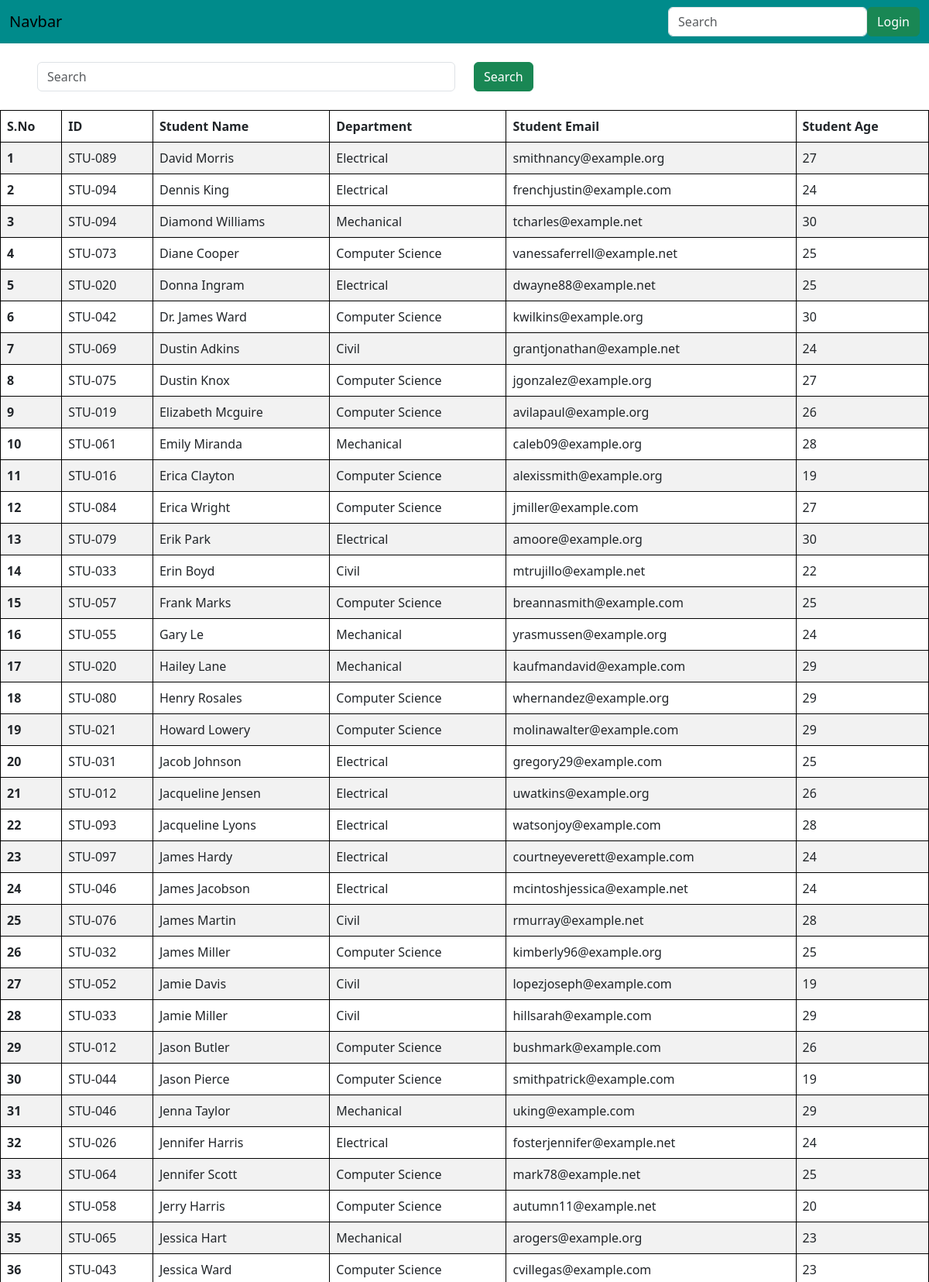
Screenshot of /students/?page=2 (upper part) with the database file from the repository.
### vege/models.py (models this page shows, shortened)
class Student(models.Model):
    department = models.ForeignKey(Department, related_name="depart" ,on_delete=models.CASCADE)
    student_id = models.OneToOneField(StudentID, related_name="studentid", on_delete=models.CASCADE)
    student_name = models.CharField(max_length=100)
    student_email = models.EmailField(unique=True)
    student_age = models.IntegerField(default=18)
    student_address = models.TextField()
    class Meta:
        ordering = ['student_name']
        verbose_name = "student"

class StudentID(models.Model):
    student_id = models.CharField(max_length=100)
    def __str__(self) -> str:
        return self.student_id

class Department(models.Model):
    department = models.CharField(max_length=100)
    def __str__(self) -> str:
        return self.department
    class Meta:
        ordering = ['department']

### vege/views.py (the view, shortened to what this page needs)
# urls.py: path('students/' , get_students, name='get_students'),
def get_students(request):
    queryset = Student.objects.all()
    paginator = Paginator(queryset, 50)  # Show 50 contacts per page.
    page_number = request.GET.get("page",1)
    page_obj = paginator.get_page(page_number)
    return render(request, 'report/student.html', {'queryset':page_obj})

### vege/templates/report/student.html (shortened to what this page needs)
{% extends 'base.html' %}
{% block start %}
<div class"=row justify-content-center mt-5 ">
    <form class="mb-4 mt-4 px-5">
        <div class="row">
            <div class="col-md-6">
                <input class="form-control" name="search" placeholder="Search">
            </div>
            <div class="col-md-6">
                <button class="btn btn-success">Search</button>
            </div>
        </div>
    </form>
    <table class="table table-striped">
        <thead>
          <tr>
            <th scope="col">S.No</th>
            <th scope="col">ID</th>
            <th scope="col">Student Name</th>
            <th scope="col">Department</th>
            <th scope="col">Student Email</th>
            <th scope="col">Student Age</th>
          </tr>
        </thead>
        <tbody>
        {% for student in queryset %}
          <tr>
            <th scope="row">{{forloop.counter}}</th>
            <td>{{student.student_id}}</td>
            <td>{{student.student_name}}</td>
            <td>{{student.department}}</td>
            <td>{{student.student_email}}</td>
            <td>{{student.student_age}}</td>
          </tr>
        {% endfor %}
        </tbody>
    </table>
</div>
{% endblock start %}

### home/templates/base.html (style rules this page uses)
table, th, td { border: 1px solid black; }

### rows the page displays
Student: student_id "STU-089", student_name "David Morris", department "Electrical", student_email "smithnancy@example.org", student_age "27"
Student: student_id "STU-094", student_name "Dennis King", department "Electrical", student_email "frenchjustin@example.com", student_age "24"
Student: student_id "STU-094", student_name "Diamond Williams", department "Mechanical", student_email "tcharles@example.net", student_age "30"
Student: student_id "STU-073", student_name "Diane Cooper", department "Computer Science", student_email "vanessaferrell@example.net", student_age "25"
Student: student_id "STU-020", student_name "Donna Ingram", department "Electrical", student_email "dwayne88@example.net", student_age "25"
Student: student_id "STU-042", student_name "Dr. James Ward", department "Computer Science", student_email "kwilkins@example.org", student_age "30"
Student: student_id "STU-069", student_name "Dustin Adkins", department "Civil", student_email "grantjonathan@example.net", student_age "24"
Student: student_id "STU-075", student_name "Dustin Knox", department "Computer Science", student_email "jgonzalez@example.org", student_age "27"
Student: student_id "STU-019", student_name "Elizabeth Mcguire", department "Computer Science", student_email "avilapaul@example.org", student_age "26"
Student: student_id "STU-061", student_name "Emily Miranda", department "Mechanical", student_email "caleb09@example.org", student_age "28"
Student: student_id "STU-016", student_name "Erica Clayton", department "Computer Science", student_email "alexissmith@example.org", student_age "19"
Student: student_id "STU-084", student_name "Erica Wright", department "Computer Science", student_email "jmiller@example.com", student_age "27"
Student: student_id "STU-079", student_name "Erik Park", department "Electrical", student_email "amoore@example.org", student_age "30"
Student: student_id "STU-033", student_name "Erin Boyd", department "Civil", student_email "mtrujillo@example.net", student_age "22"
Student: student_id "STU-057", student_name "Frank Marks", department "Computer Science", student_email "breannasmith@example.com", student_age "25"
Student: student_id "STU-055", student_name "Gary Le", department "Mechanical", student_email "yrasmussen@example.org", student_age "24"
Student: student_id "STU-020", student_name "Hailey Lane", department "Mechanical", student_email "kaufmandavid@example.com", student_age "29"
Student: student_id "STU-080", student_name "Henry Rosales", department "Computer Science", student_email "whernandez@example.org", student_age "29"
Student: student_id "STU-021", student_name "Howard Lowery", department "Computer Science", student_email "molinawalter@example.com", student_age "29"
Student: student_id "STU-031", student_name "Jacob Johnson", department "Electrical", student_email "gregory29@example.com", student_age "25"
Student: student_id "STU-012", student_name "Jacqueline Jensen", department "Electrical", student_email "uwatkins@example.org", student_age "26"
Student: student_id "STU-093", student_name "Jacqueline Lyons", department "Electrical", student_email "watsonjoy@example.com", student_age "28"
Student: student_id "STU-097", student_name "James Hardy", department "Electrical", student_email "courtneyeverett@example.com", student_age "24"
Student: student_id "STU-046", student_name "James Jacobson", department "Electrical", student_email "mcintoshjessica@example.net", student_age "24"
Student: student_id "STU-076", student_name "James Martin", department "Civil", student_email "rmurray@example.net", student_age "28"
Student: student_id "STU-032", student_name "James Miller", department "Computer Science", student_email "kimberly96@example.org", student_age "25"
Student: student_id "STU-052", student_name "Jamie Davis", department "Civil", student_email "lopezjoseph@example.com", student_age "19"
Student: student_id "STU-033", student_name "Jamie Miller", department "Civil", student_email "hillsarah@example.com", student_age "29"
Student: student_id "STU-012", student_name "Jason Butler", department "Computer Science", student_email "bushmark@example.com", student_age "26"
Student: student_id "STU-044", student_name "Jason Pierce", department "Computer Science", student_email "smithpatrick@example.com", student_age "19"
Student: student_id "STU-046", student_name "Jenna Taylor", department "Mechanical", student_email "uking@example.com", student_age "29"
Student: student_id "STU-026", student_name "Jennifer Harris", department "Electrical", student_email "fosterjennifer@example.net", student_age "24"
Student: student_id "STU-064", student_name "Jennifer Scott", department "Computer Science", student_email "mark78@example.net", student_age "25"
Student: student_id "STU-058", student_name "Jerry Harris", department "Computer Science", student_email "autumn11@example.net", student_age "20"
Student: student_id "STU-065", student_name "Jessica Hart", department "Mechanical", student_email "arogers@example.org", student_age "23"
Student: student_id "STU-043", student_name "Jessica Ward", department "Computer Science", student_email "cvillegas@example.com", student_age "23"
